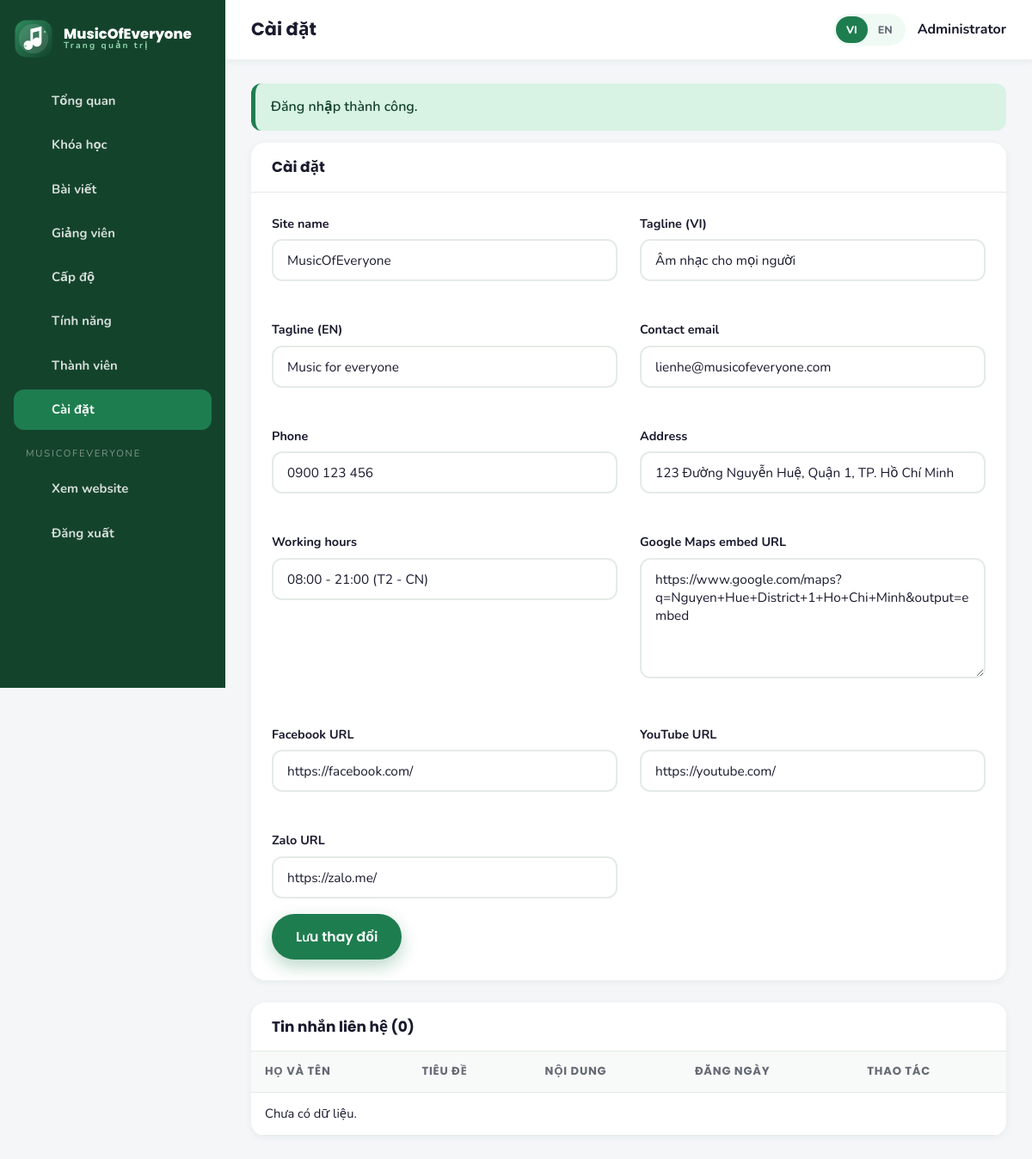
Screenshot of /admin/settings.php (signed in) with the database file from the repository.
### tables this page shows
CREATE TABLE `users` (
  `id` INT AUTO_INCREMENT PRIMARY KEY,
  `name` VARCHAR(255) NOT NULL,
  `email` VARCHAR(255) UNIQUE NOT NULL,
  `password` VARCHAR(255) NOT NULL,
  `phone` VARCHAR(50) DEFAULT NULL,
  `is_admin` TINYINT(1) DEFAULT 0,
  `is_active` TINYINT(1) DEFAULT 1,
  `avatar` VARCHAR(255) DEFAULT NULL,
  `created_at` TIMESTAMP DEFAULT CURRENT_TIMESTAMP,
  `updated_at` TIMESTAMP DEFAULT CURRENT_TIMESTAMP ON UPDATE CURRENT_TIMESTAMP
);

CREATE TABLE `site_settings` (
  `id` INT AUTO_INCREMENT PRIMARY KEY,
  `setting_key` VARCHAR(100) UNIQUE,
  `setting_value` TEXT
);

### includes/db.php (called while the page is built, shortened)
<?php
function db(): PDO
{
    static $pdo = null;
    if ($pdo instanceof PDO) {
        return $pdo;
    }
    $dsn = 'mysql:host=' . DB_HOST . ';dbname=' . DB_NAME . ';charset=' . DB_CHARSET;
    try {
        $pdo = new PDO($dsn, DB_USER, DB_PASS, [
            PDO::ATTR_ERRMODE            => PDO::ERRMODE_EXCEPTION,
            PDO::ATTR_DEFAULT_FETCH_MODE => PDO::FETCH_ASSOC,
            PDO::ATTR_EMULATE_PREPARES   => false,
        ]);
    } catch (PDOException $e) {
        if (defined('DEBUG_MODE') && DEBUG_MODE) {
            die('Database connection failed: ' . $e->getMessage());
        }
        http_response_code(500);
        die('Database connection failed. Please try again later.');
    }
    return $pdo;
}
function dbQuery(string $sql, array $params = []): PDOStatement
{
    $stmt = db()->prepare($sql);
    $stmt->execute($params);
    return $stmt;
}
function dbAll(string $sql, array $params = []): array
{
    return dbQuery($sql, $params)->fetchAll();
}
function dbOne(string $sql, array $params = []): ?array
{
    $row = dbQuery($sql, $params)->fetch();
    return $row === false ? null : $row;
}

### admin/includes/auth-check.php (called while the page is built, shortened)
<?php
require_once dirname(__DIR__, 2) . '/includes/functions.php';
if (!isLoggedIn()) {
    setFlash(t('msg_admin_required'), 'error');
    redirect('admin/login.php');
}
$adminUser = currentUser();

### admin/settings.php (the view, shortened to what this page needs)
<?php
require_once __DIR__ . '/includes/auth-check.php';
$settingKeys = [
    'site_name'            => ['text', 'Site name'],
    'site_tagline_vi'      => ['text', 'Tagline (VI)'],
    'site_tagline_en'      => ['text', 'Tagline (EN)'],
    'contact_email'        => ['text', 'Contact email'],
    'phone'                => ['text', 'Phone'],
    'address'              => ['text', 'Address'],
    'working_hours'        => ['text', 'Working hours'],
    'google_map_embed_url' => ['textarea', 'Google Maps embed URL'],
    'facebook_url'         => ['text', 'Facebook URL'],
    'youtube_url'          => ['text', 'YouTube URL'],
    'zalo_url'             => ['text', 'Zalo URL'],
];
$messages = dbAll('SELECT * FROM contact_messages ORDER BY id DESC LIMIT 50');
$adminTitle  = t('admin_settings');
$adminActive = 'settings';
require __DIR__ . '/includes/admin-header.php';
?>
<section class="panel">
  <div class="panel__head"><h2 class="panel__title"><?= e(t('admin_settings')) ?></h2></div>
  <div class="panel__body">
    <form method="post" action="<?= e(url('admin/settings.php')) ?>">
      <div class="grid grid--2">
        <?php foreach ($settingKeys as $key => [$type, $label]): ?>
          <div class="form-group">
            <label for="<?= e($key) ?>"><?= e($label) ?></label>
            <?php if ($type === 'textarea'): ?>
              <textarea id="<?= e($key) ?>" name="<?= e($key) ?>" rows="3"><?= e(setting($key)) ?></textarea>
            <?php else: ?>
              <input type="text" id="<?= e($key) ?>" name="<?= e($key) ?>" value="<?= e(setting($key)) ?>">
            <?php endif; ?>
          </div>
        <?php endforeach; ?>
      </div>
      <button class="btn btn--primary" type="submit"><?= e(t('btn_save')) ?></button>
    </form>
  </div>
</section>
<section class="panel">
  <div class="panel__head"><h2 class="panel__title"><?= e(t('admin_messages')) ?> (<?= count($messages) ?>)</h2></div>
  <div class="table-wrap">
    <table class="data">
      <thead>
        <tr>
          <th><?= e(t('field_name')) ?></th>
          <th><?= e(t('field_subject')) ?></th>
          <th><?= e(t('field_message')) ?></th>
          <th><?= e(t('published_on')) ?></th>
          <th><?= e(t('admin_actions')) ?></th>
        </tr>
      </thead>
      <tbody>
      <?php if (!$messages): ?>
        <tr><td colspan="5"><?= e(t('admin_no_items')) ?></td></tr>
      <?php endif; ?>
      </tbody>
    </table>
  </div>
</section>
<?php require __DIR__ . '/includes/admin-footer.php'; ?>

### admin/includes/admin-header.php (shortened to what this page needs)
<?php
$adminTitle  = $adminTitle ?? t('admin_dashboard');
$adminActive = $adminActive ?? 'dashboard';
$adminNav = [
    'dashboard'   => ['admin/index.php', 'chart', t('admin_dashboard')],
    'courses'     => ['admin/courses.php', 'music', t('admin_courses')],
    'posts'       => ['admin/posts.php', 'library', t('admin_posts')],
    'instructors' => ['admin/instructors.php', 'teacher', t('admin_instructors')],
    'levels'      => ['admin/levels.php', 'route', t('admin_levels')],
    'features'    => ['admin/features.php', 'star', t('admin_features')],
    'members'     => ['admin/members.php', 'user', t('admin_members')],
    'settings'    => ['admin/settings.php', 'globe', t('admin_settings')],
];
?>
<!DOCTYPE html>
<html lang="<?= e(currentLang()) ?>">
<head>
  <link rel="stylesheet" href="<?= e(asset('assets/css/style.css')) ?>">
</head>
<body class="admin-body">
<div class="admin-layout">
  <aside class="admin-sidebar">
    <a class="brand" href="<?= e(url('admin/index.php')) ?>">
      <img class="brand__logo" src="<?= e(asset('assets/images/logo.svg')) ?>" alt="<?= e(SITE_NAME) ?>" width="42" height="42">
      <span class="brand__text">
        <span class="brand__name"><?= e(SITE_NAME) ?></span>
        <span class="brand__tagline"><?= e(t('admin_panel')) ?></span>
      </span>
    </a>
    <nav class="admin-nav">
      <?php foreach ($adminNav as $key => [$path, $iconName, $label]): ?>
        <a class="admin-nav__link<?= $adminActive === $key ? ' is-active' : '' ?>" href="<?= e(url($path)) ?>">
          <?= icon($iconName, 'icon icon--sm') ?><span><?= e($label) ?></span>
        </a>
      <?php endforeach; ?>
      <div class="admin-nav__sep"><?= e(SITE_NAME) ?></div>
      <a class="admin-nav__link" href="<?= e(url('index.php')) ?>" target="_blank" rel="noopener">
        <?= icon('globe', 'icon icon--sm') ?><span><?= e(t('admin_view_site')) ?></span>
      </a>
      <a class="admin-nav__link" href="<?= e(url('admin/logout.php')) ?>">
        <?= icon('arrow', 'icon icon--sm') ?><span><?= e(t('nav_logout')) ?></span>
      </a>
    </nav>
  </aside>
  <main class="admin-main">
    <div class="admin-topbar">
      <h1><?= e($adminTitle) ?></h1>
      <div class="admin-topbar__right" style="display:flex;align-items:center;gap:14px">
        <span class="lang-switch">
          <a class="lang-switch__btn<?= currentLang() === 'vi' ? ' is-active' : '' ?>" href="<?= e(langSwitchUrl('vi')) ?>">VI</a>
          <a class="lang-switch__btn<?= currentLang() === 'en' ? ' is-active' : '' ?>" href="<?= e(langSwitchUrl('en')) ?>">EN</a>
        </span>
        <span style="font-weight:700"><?= e($adminUser['name']) ?></span>
      </div>
    </div>
    <div class="admin-content">
      <?php foreach (getFlashes() as $flash): ?>
        <div class="alert alert--<?= e($flash['type']) ?>"><?= e($flash['message']) ?></div>
      <?php endforeach; ?>

### rows the page displays
users: name "Administrator"
site_settings: working_hours "08:00 - 21:00 (T2 - CN)"

### other values shown
SITE_NAME "MusicOfEveryone"
t('admin_panel') "Trang quản trị"
$label "Tổng quan"
$label "Khóa học"
$label "Bài viết"
$label "Giảng viên"
$label "Cấp độ"
$label "Tính năng"
$label "Thành viên"
$label "Cài đặt"
SITE_NAME "MUSICOFEVERYONE"
t('admin_view_site') "Xem website"
t('nav_logout') "Đăng xuất"
$adminTitle "Cài đặt"
$flash['message'] "Đăng nhập thành công."
